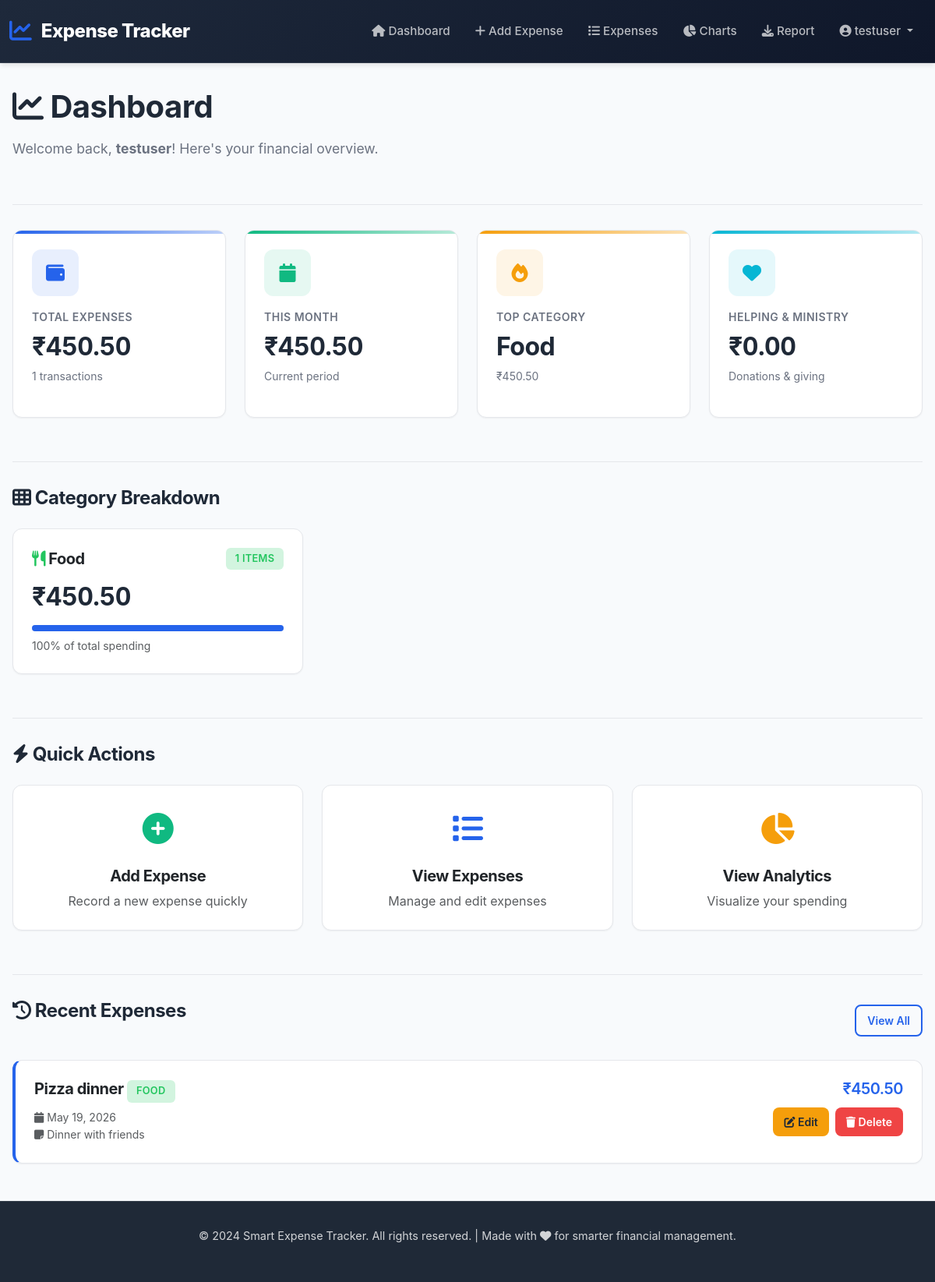
Screenshot of / (signed in) with the database file from the repository.
### tracker/models.py (models this page shows, shortened)
class Expense(models.Model):
    CATEGORY_CHOICES = [
        ('Food', 'Food'),
        ('Travel', 'Travel'),
        ('Shopping', 'Shopping'),
        ('Bills', 'Bills'),
        ('Entertainment', 'Entertainment'),
        ('Ministry', 'Ministry'),
        ('Helping', 'Helping'),
        ('Other', 'Other'),
    ]
    user = models.ForeignKey(
        User,
        on_delete=models.CASCADE
    )
    description = models.CharField(
        max_length=200
    )
    amount = models.DecimalField(
        max_digits=10,
        decimal_places=2
    )
    category = models.CharField(
        max_length=50,
        choices=CATEGORY_CHOICES,
        default='Other'
    )
    date = models.DateField()
    notes = models.TextField(
        blank=True,
        null=True
    )

### tracker/views.py (the view)
# urls.py: 2. Add a URL to urlpatterns:  path('', views.home, name='home')
def home(request):
    context = {}
    if request.user.is_authenticated:
        total_expenses = Expense.objects.filter(
            user=request.user
        ).aggregate(Sum('amount'))['amount__sum'] or 0
        category_data = Expense.objects.filter(
            user=request.user
        ).values('category').annotate(
            total=Sum('amount'),
            count=models.Count('id')
        ).order_by('-total')
        today = date.today()
        this_month_expenses = Expense.objects.filter(
            user=request.user,
            date__month=today.month,
            date__year=today.year
        ).aggregate(Sum('amount'))['amount__sum'] or 0
        today_expenses = Expense.objects.filter(
            user=request.user,
            date=today
        ).aggregate(Sum('amount'))['amount__sum'] or 0
        helping_ministry_total = Expense.objects.filter(
            user=request.user,
            category__in=['Helping', 'Ministry']
        ).aggregate(Sum('amount'))['amount__sum'] or 0
        total_count = Expense.objects.filter(
            user=request.user
        ).count()
        recent_expenses = Expense.objects.filter(
            user=request.user
        ).order_by('-date')[:5]
        context = {
            'total_expenses': total_expenses,
            'category_data': category_data,
            'this_month_expenses': this_month_expenses,
            'today_expenses': today_expenses,
            'helping_ministry_total': helping_ministry_total,
            'total_count': total_count,
            'recent_expenses': recent_expenses,
        }
    return render(request, 'tracker/home_new.html', context)

### tracker/templates/tracker/home_new.html (shortened to what this page needs)
{% extends 'tracker/base_new.html' %}
{% load custom_filters %}
{% block content %}
<div class="page-header">
  {% if user.is_authenticated %}
  <div>
    <h1><i class="fas fa-chart-line"></i> Dashboard</h1>
    <p class="welcome-message">
      Welcome back, <strong>{{ user.username }}</strong>! Here's your financial
      overview.
    </p>
  </div>
  {% endif %}
</div>
{% if user.is_authenticated %}
<div class="row mb-4">
  <div class="col-lg-3 col-md-6 mb-4">
    <div class="card summary-card card-total h-100">
      <div class="card-body">
        <div class="summary-card-icon blue">
          <i class="fas fa-wallet"></i>
        </div>
        <p class="summary-card-label">Total Expenses</p>
        <h3 class="summary-card-amount">₹{{ total_expenses|floatformat:2 }}</h3>
        <p class="summary-card-subtitle">{{ total_count }} transactions</p>
      </div>
    </div>
  </div>
  <div class="col-lg-3 col-md-6 mb-4">
    <div class="card summary-card card-month h-100">
      <div class="card-body">
        <div class="summary-card-icon green">
          <i class="fas fa-calendar"></i>
        </div>
        <p class="summary-card-label">This Month</p>
        <h3 class="summary-card-amount">
          ₹{{ this_month_expenses|floatformat:2 }}
        </h3>
        <p class="summary-card-subtitle">Current period</p>
      </div>
    </div>
  </div>
  <div class="col-lg-3 col-md-6 mb-4">
    <div class="card summary-card card-category h-100">
      <div class="card-body">
        <div class="summary-card-icon yellow">
          <i class="fas fa-fire"></i>
        </div>
        <p class="summary-card-label">Top Category</p>
        {% if category_data %}
        <h3 class="summary-card-amount">{{ category_data.0.category }}</h3>
        <p class="summary-card-subtitle">
          ₹{{ category_data.0.total|floatformat:2 }}
        </p>
        {% else %}
        <h3 class="summary-card-amount">-</h3>
        <p class="summary-card-subtitle">No data</p>
        {% endif %}
      </div>
    </div>
  </div>
  <div class="col-lg-3 col-md-6 mb-4">
    <div class="card summary-card card-helping h-100">
      <div class="card-body">
        <div class="summary-card-icon cyan">
          <i class="fas fa-heart"></i>
        </div>
        <p class="summary-card-label">Helping & Ministry</p>
        <h3 class="summary-card-amount">
          ₹{{ helping_ministry_total|floatformat:2 }}
        </h3>
        <p class="summary-card-subtitle">Donations & giving</p>
      </div>
    </div>
  </div>
</div>
{% if category_data %}
<div class="section-divider"></div>
<div class="mb-4">
  <h3><i class="fas fa-th"></i> Category Breakdown</h3>
</div>
<div class="row mb-4">
  {% for category in category_data %}
  <div class="col-lg-4 col-md-6 mb-4">
    <div class="card h-100">
      <div class="card-body">
        <div class="d-flex justify-content-between align-items-center mb-3">
          <h5 class="card-title mb-0">
            {% if category.category == 'Food' %}
            <i class="fas fa-utensils" style="color: #22c55e"></i>
            {% elif category.category == 'Travel' %}
            <i class="fas fa-car" style="color: #3b82f6"></i>
            {% elif category.category == 'Shopping' %}
            <i class="fas fa-shopping-bag" style="color: #f59e0b"></i>
            {% elif category.category == 'Bills' %}
            <i class="fas fa-file-invoice-dollar" style="color: #ef4444"></i>
            {% elif category.category == 'Entertainment' %}
            <i class="fas fa-gamepad" style="color: #ec4899"></i>
            {% elif category.category == 'Ministry' %}
            <i class="fas fa-church" style="color: #a855f7"></i>
            {% elif category.category == 'Helping' %}
            <i class="fas fa-hands-helping" style="color: #06b6d4"></i>
            {% else %}
            <i class="fas fa-question-circle" style="color: #6b7280"></i>
            {% endif %} {{ category.category }}
          </h5>
          <span class="badge badge-food" style="display: inline-block"
            >{{ category.count }} items</span
          >
        </div>
        <h4 class="summary-card-amount mb-3">
          ₹{{ category.total|floatformat:2 }}
        </h4>
        <div class="progress" style="height: 8px">
          <div
            class="progress-bar"
            role="progressbar"
            style="width: {% widthratio category.total total_expenses 100 %}%; background-color: var(--primary-blue);"
            aria-valuenow="{% widthratio category.total total_expenses 100 %}"
            aria-valuemin="0"
            aria-valuemax="100"
          ></div>
        </div>
        <p class="text-muted small mt-2 mb-0">
          {% widthratio category.total total_expenses 100 %}% of total spending
        </p>
      </div>
    </div>
  </div>
  {% endfor %}
</div>
{% endif %}
<div class="section-divider"></div>
<div class="mb-4">
  <h3><i class="fas fa-zap"></i> Quick Actions</h3>
</div>
<div class="row">
  <div class="col-lg-4 col-md-6 mb-4">
    <a href="{% url 'add_expense' %}" class="text-decoration-none">
      <div
        class="card h-100"
        style="cursor: pointer; transition: all 0.3s ease"
      >
        <div class="card-body text-center py-4">
          <div
            style="
              font-size: 2.5rem;
              color: var(--success-green);
              margin-bottom: 1rem;
            "
          >
            <i class="fas fa-plus-circle"></i>
          </div>
          <h5 class="card-title">Add Expense</h5>
          <p class="card-text text-muted">Record a new expense quickly</p>
        </div>
      </div>
    </a>
  </div>
  <div class="col-lg-4 col-md-6 mb-4">
    <a href="{% url 'expense_list' %}" class="text-decoration-none">
      <div
        class="card h-100"
        style="cursor: pointer; transition: all 0.3s ease"
      >
        <div class="card-body text-center py-4">
          <div
            style="
              font-size: 2.5rem;
              color: var(--primary-blue);
              margin-bottom: 1rem;
            "
          >
            <i class="fas fa-list"></i>
          </div>
          <h5 class="card-title">View Expenses</h5>
          <p class="card-text text-muted">Manage and edit expenses</p>
        </div>
      </div>
    </a>
  </div>
  <div class="col-lg-4 col-md-6 mb-4">
    <a href="{% url 'expense_chart' %}" class="text-decoration-none">
      <div
        class="card h-100"
        style="cursor: pointer; transition: all 0.3s ease"
      >
        <div class="card-body text-center py-4">
          <div
            style="
              font-size: 2.5rem;
              color: var(--warning-yellow);
              margin-bottom: 1rem;
            "
          >
            <i class="fas fa-chart-pie"></i>
          </div>
          <h5 class="card-title">View Analytics</h5>
          <p class="card-text text-muted">Visualize your spending</p>
        </div>
      </div>
    </a>
  </div>
</div>
{% if recent_expenses %}
<div class="section-divider"></div>
<div class="mb-4">
  <div class="d-flex justify-content-between align-items-center">
    <h3><i class="fas fa-history"></i> Recent Expenses</h3>
    <a href="{% url 'expense_list' %}" class="btn btn-sm btn-outline-primary"
      >View All</a
    >
  </div>
</div>
<div class="row">
  {% for expense in recent_expenses|slice:":5" %}
  <div class="col-12 mb-3">
    <div class="card expense-card h-100" style="border-left: 4px solid var(--primary-blue)">
      <div class="card-body">
        <div style="display: flex; justify-content: space-between; align-items: flex-start">
          <div style="flex: 1">
            <h5 class="card-title mb-2">
              {{ expense.description }}
              <span class="badge badge-{{ expense.category|lower }}">{{ expense.category }}</span>
            </h5>
            <div class="card-text text-muted small">
              <i class="fas fa-calendar me-1"></i>{{ expense.date|date:"M d, Y" }}
              {% if expense.notes %}
              <br><i class="fas fa-sticky-note me-1"></i>{{ expense.notes|truncatewords:10 }}
              {% endif %}
            </div>
          </div>
          <div style="text-align: right; padding-left: 1.5rem">
            <h5 style="color: var(--primary-blue); font-weight: 600; margin-bottom: 0.75rem">
              ₹{{ expense.amount|floatformat:2 }}
            </h5>
            <div style="display: flex; gap: 0.5rem">
              <a href="{% url 'edit_expense' expense.id %}" class="btn btn-sm btn-warning">
                <i class="fas fa-edit"></i> Edit
              </a>
              <a href="{% url 'delete_expense' expense.id %}" class="btn btn-sm btn-danger">
                <i class="fas fa-trash"></i> Delete
              </a>
            </div>
          </div>
        </div>
      </div>
    </div>
  </div>
  {% endfor %}
</div>
{% endif %} {% endif %}
{% endblock %}

### tracker/templates/tracker/base_new.html (shortened to what this page needs)
<!doctype html>
<html lang="en">
  <head>
    <link
      href="https://cdn.jsdelivr.net/npm/bootstrap@5.3.0/dist/css/bootstrap.min.css"
      rel="stylesheet"
    />
    <link
      rel="stylesheet"
      href="https://cdnjs.cloudflare.com/ajax/libs/font-awesome/6.4.0/css/all.min.css"
    />
  </head>
  <body class="with-navbar">
    <nav class="navbar navbar-expand-lg navbar-dark sticky-top">
      <div class="container-fluid">
        <a class="navbar-brand" href="{% url 'home' %}">
          <i class="fas fa-chart-line"></i>
          <span class="brand-text">Expense Tracker</span>
        </a>
        <div class="collapse navbar-collapse" id="navbarNav">
          <ul class="navbar-nav ms-auto align-items-lg-center">
            {% if user.is_authenticated %}
            <li class="nav-item">
              <a class="nav-link" href="{% url 'home' %}">
                <i class="fas fa-home"></i> Dashboard
              </a>
            </li>
            <li class="nav-item">
              <a class="nav-link" href="{% url 'add_expense' %}">
                <i class="fas fa-plus"></i> Add Expense
              </a>
            </li>
            <li class="nav-item">
              <a class="nav-link" href="{% url 'expense_list' %}">
                <i class="fas fa-list"></i> Expenses
              </a>
            </li>
            <li class="nav-item">
              <a class="nav-link" href="{% url 'expense_chart' %}">
                <i class="fas fa-chart-pie"></i> Charts
              </a>
            </li>
            <li class="nav-item">
              <a class="nav-link" href="{% url 'download_csv' %}">
                <i class="fas fa-download"></i> Report
              </a>
            </li>
            <li class="nav-item dropdown">
              <a
                class="nav-link dropdown-toggle"
                href="#"
                id="userDropdown"
                role="button"
                data-bs-toggle="dropdown"
                aria-expanded="false"
              >
                <i class="fas fa-user-circle"></i> {{ user.username }}
              </a>
            </li>
            {% endif %}
          </ul>
        </div>
      </div>
    </nav>
    <main>
      <div class="container-main">
         {% block content %}{% endblock %}
      </div>
    </main>
    <footer>
      <p>
        &copy; 2024 Smart Expense Tracker. All rights reserved. | Made with
        <i class="fas fa-heart"></i> for smarter financial management.
      </p>
    </footer>
  </body>
</html>

### rows the page displays
Expense: category "Food", count "1", total "450.50", total "100", description "Pizza dinner", category "FOOD", date "May 19, 2026", notes "Dinner with friends", amount "450.50"

### other values shown
{{ user.username }} "testuser"
{{ total_expenses|floatformat:2 }} "450.50"
{{ total_count }} "1"
{{ this_month_expenses|floatformat:2 }} "450.50"
{{ category_data.0.total|floatformat:2 }} "450.50"
{{ helping_ministry_total|floatformat:2 }} "0.00"
